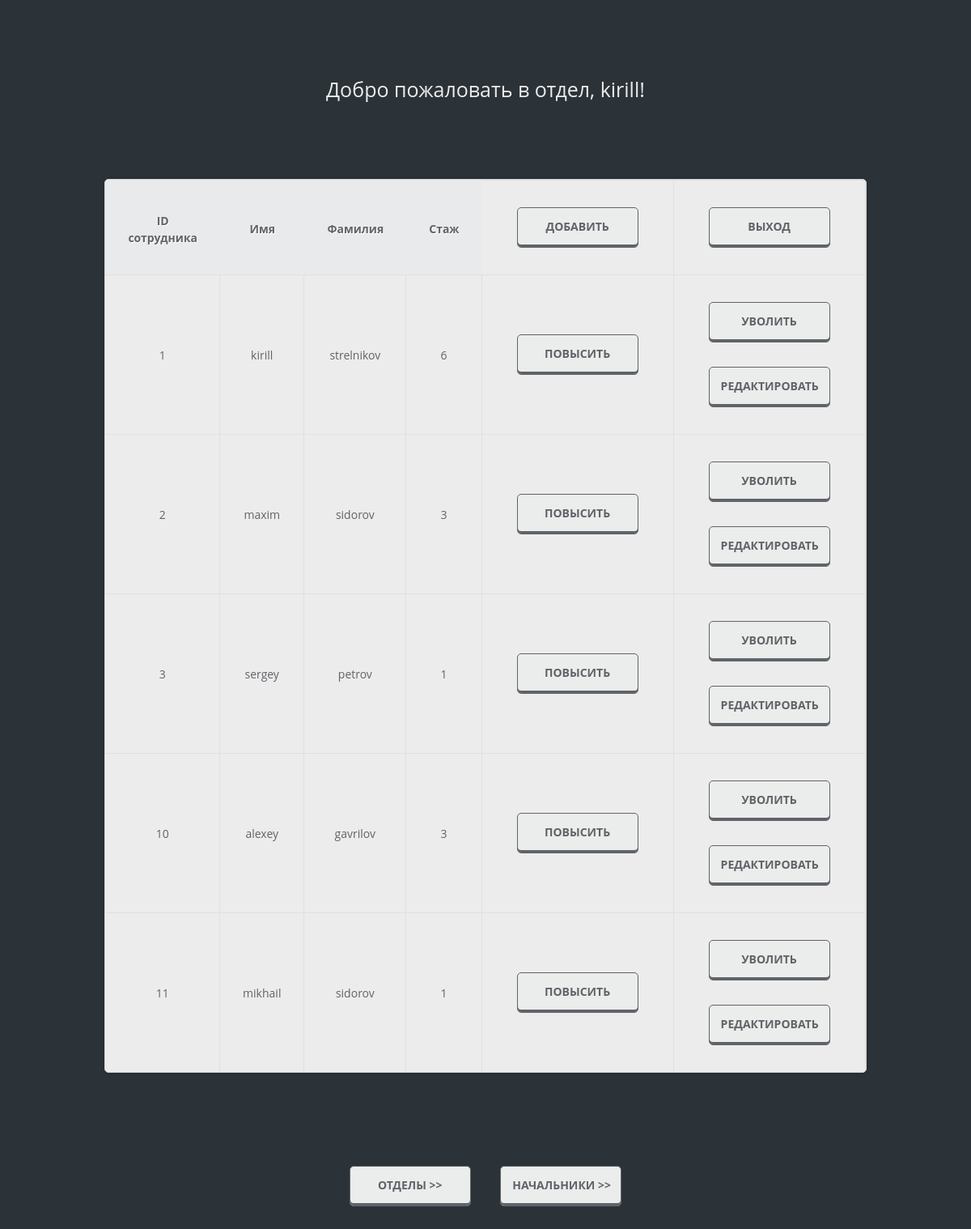
/personalArea.php (signed in), run on the app's committed database.
### tables this page shows
CREATE TABLE `Employee_Strelnikov` (
  `id` int(11) NOT NULL AUTO_INCREMENT,
  `login` char(50) NOT NULL,
  `first_name` char(50) NOT NULL,
  `last_name` char(50) NOT NULL,
  `department_id` int(11) NOT NULL,
  `experience` int(11) NOT NULL,
  PRIMARY KEY (`id`),
  UNIQUE KEY `login` (`login`),
  KEY `department_id` (`department_id`),
  CONSTRAINT `Employee_Strelnikov_ibfk_1` FOREIGN KEY (`department_id`) REFERENCES `Department_Strelnikov` (`id`)
);

### includes/db.php (called while the page is built, shortened)
<?php
class DatabaseConnector extends mysqli {
	public function get_department_id_by_login($login) {
		$worker = $this->query("SELECT department_id FROM Employee_Strelnikov WHERE login = '" . $login . "'");
		if ($worker->num_rows > 0) {
			$row = $worker->fetch_row();
			return $row[0];
		} else return null;
	}
	public function get_employees_by_department_id($departmentId) {
		return $this->query("SELECT id, first_name, last_name, experience FROM Employee_Strelnikov WHERE department_id = " . $departmentId);
	}
}
?>

### personalArea.php (the view, shortened to what this page needs)
<!DOCTYPE html>
<html>
    <head>
        <link href = "styles/logonAndMainPageStyles.css" type = "text/css" rel = "stylesheet" media = "all" />
    </head>
    <body>
        <?php
        $welcomeMessage = "Добро пожаловать в отдел, " . $_SESSION['user'] . "!";
        if (array_key_exists("user", $_SESSION)) {
            echo "<div>" . $welcomeMessage . "</div>";
        } else {
            header('Location: index.php');
            exit;
        }
        ?>
        <table cellspacing = "0" >
            <tr><th>ID сотрудника</th><th>Имя</th><th>Фамилия</th><th>Стаж</th>
                <td>
                    <form name = "addNewEmployee" action = "createNewEmployee.php">
                        <input class = "button7" type = "submit" value = "ДОБАВИТЬ">
                    </form>
                </td>
                <td>
                    <form name = "backToLogonPage" action = "index.php">
                        <input class = "button7" type = "submit" value = "ВЫХОД"/>
                    </form>
                </td>
            </tr>
            <?php
            require_once("includes/db.php");
            $databaseConnector = new DatabaseConnector;
            $employeeId = $databaseConnector->get_department_id_by_login($_SESSION["user"]);
            $result = $databaseConnector->get_employees_by_department_id($employeeId);
            while($row = mysqli_fetch_array($result)) {
                echo "<tr><td>" . $row["id"] . "</td>";
                echo "<td>" . $row["first_name"] . "</td>";
                echo "<td>" . $row["last_name"] . "</td>";
                echo "<td>" . $row["experience"] . "</td>";
            ?>
            <td>
                <form name = "editEmployeeExperience" action = "changeEmployeeExperience.php" method = "POST">
                    <input class = "button7" type = "submit" name = "employeeId" value = "ПОВЫСИТЬ">
                </form>
            </td>
            <td>
                <form name = "deleteEmployee" action = "deleteEmployee.php" method = "POST">
                    <input class = "button7" type = "submit" name = "deleteEmployee" value = "УВОЛИТЬ">
                </form>
                <form name = "editEmployee" action = "editEmployee.php" method = "POST">
                    <input class = "button7" type = "submit" name = "editEmployee" value = "РЕДАКТИРОВАТЬ">
                </form>
            </td></tr>
            <?php
            }
            ?>
        </table>
        <div>
            <input class = "button7" name = "departmentList"  type = "submit" value = "ОТДЕЛЫ >>" onclick = "javascript: showHideDepartmentTable()"/>
            <input class = "button7" name = "chiefList"  type = "submit" value = "НАЧАЛЬНИКИ >>" onclick = "javascript: showHideChiefTable()"/>
        </div>
                <?php
                require_once("includes/db.php");
                ?>
                <?php
                require_once("includes/db.php");
                ?>
    </body>
</html>

### styles/logonAndMainPageStyles.css (style rules this page uses)
body { background-color: #2c3338; color: #606468; font-family: 'Open Sans', Arial, sans-serif; font-size: 14px; line-height: 1.5em; }
div { margin: 100px auto; width: 1000px; font-size: 25px; text-align: center; color: #ebecec; }
input { border: none; font-family: 'Open Sans', Arial, sans-serif; font-size: 14px; line-height: 1.5em; padding: 0; -webkit-appearance: none; }
table { overflow:hidden; border: 1px solid #d3d3d3; background: #ececec; width: 70%; margin: 5% auto 0; -moz-border-radius: 5px; -webkit-border-radius: 5px; border-radius: 5px; -moz-box-shadow: 0 0 4px rgba(0, 0, 0, 0.2); -webkit-box-shadow: 0 0 4px rgba(0, 0, 0, 0.2); }
th, td { padding: 18px 28px 18px; text-align: center; }
th { padding-top: 22px; text-shadow: 1px 1px 1px #fff; background: #e8eaeb; }
td { border-top: 1px solid #e0e0e0; border-right: 1px solid #e0e0e0; }
input.button7 { border: 1px solid #606468; width: 150px; height: 50px; font-weight: 700; color: #606468; text-decoration: none; padding: .8em 1em calc(.8em + 3px); border-radius: 5px; background: rgb(235,236,236); box-shadow: 0 -3px rgb(96,100,104) inset; transition: 0.2s; margin: 15px; }

### data on the page
employee_strelnikov: id "1", first_name "kirill", last_name "strelnikov", experience "6"
employee_strelnikov: id "2", first_name "maxim", last_name "sidorov", experience "3"
employee_strelnikov: id "3", first_name "sergey", last_name "petrov", experience "1"
employee_strelnikov: id "10", first_name "alexey", last_name "gavrilov", experience "3"
employee_strelnikov: id "11", first_name "mikhail", last_name "sidorov", experience "1"

### other printed values
$welcomeMessage "Добро пожаловать в отдел, kirill!"
